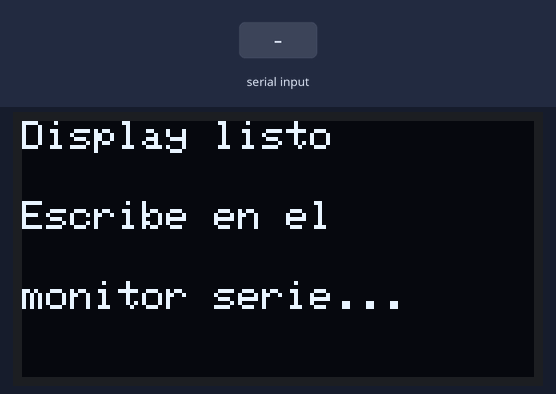
A program run on a simulated ESP32-S3. Parts: 128×64 one-colour display. The test bench sets the inputs (shaded band). What the program prints to the serial monitor is not drawn.

Above: at 1.2 s.
1.3 s: "1\n" received over Serial
At 2.5 s:
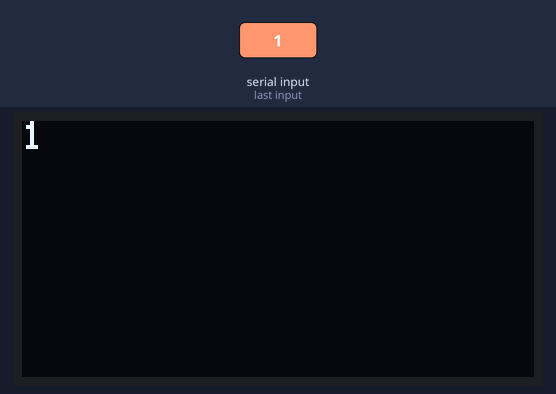
2.8 s: "0\n" received over Serial
At 3.7 s:
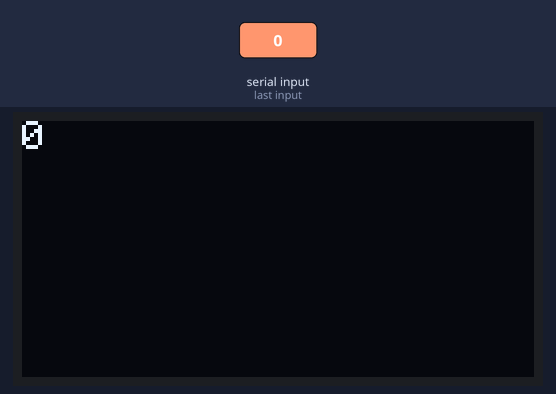
4.3 s: "2\n" received over Serial
Timing chart, 0 to 7.3 s (numbered marks = the images above; inputs shaded):
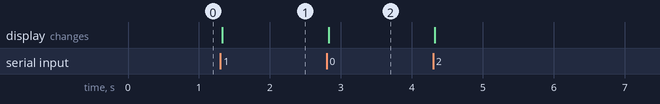

The program:

main.cpp
```cpp
#include <Arduino.h>
#include <Wire.h>
#include <Adafruit_GFX.h>
#include <Adafruit_SSD1306.h>

#define SDA_PIN 8
#define SCL_PIN 9

#define SCREEN_WIDTH  128
#define SCREEN_HEIGHT 64   // Cámbialo a 32 si tu OLED es de 128x32
#define OLED_RESET    -1
#define SCREEN_ADDRESS 0x3C

Adafruit_SSD1306 display(SCREEN_WIDTH, SCREEN_HEIGHT, &Wire, OLED_RESET);

// Muestra un mensaje centrado verticalmente con texto grande
void mostrarEnDisplay(String linea1, String linea2 = "", String linea3 = "") {
  display.clearDisplay();
  display.setTextColor(SSD1306_WHITE);

  display.setTextSize(1);
  display.setCursor(0, 0);
  display.println(linea1);

  if (linea2.length() > 0) {
    display.setCursor(0, 20);
    display.println(linea2);
  }

  if (linea3.length() > 0) {
    display.setCursor(0, 40);
    display.println(linea3);
  }

  display.display();
}

void setup() {
  Serial.begin(115200);
  Wire.begin(SDA_PIN, SCL_PIN);

  if (!display.begin(SSD1306_SWITCHCAPVCC, SCREEN_ADDRESS)) {
    Serial.println("ERROR: Fallo al inicializar SSD1306 en 0x3C");
    while (1);
  }

  // Pantalla de bienvenida
  mostrarEnDisplay("Display listo", "Escribe en el", "monitor serie...");

  Serial.println("=== Control de OLED por Serial ===");
  Serial.println("Escribe texto y pulsa Enter para mostrarlo.");
  Serial.println("Puedes separar líneas con '|'");
  Serial.println("Ejemplo:  Hola mundo|Linea 2|Linea 3");
  Serial.println("----------------------------------");
}

void loop() {
  if (Serial.available()) {
    String entrada = Serial.readStringUntil('\n');
    entrada.trim();

    if (entrada.length() == 0) return;

    // Separar por '|' para múltiples líneas
    String linea1 = "", linea2 = "", linea3 = "";
    int sep1 = entrada.indexOf('|');

    if (sep1 == -1) {
      linea1 = entrada;
    } else {
      linea1 = entrada.substring(0, sep1);
      String resto = entrada.substring(sep1 + 1);
      int sep2 = resto.indexOf('|');
      if (sep2 == -1) {
        linea2 = resto;
      } else {
        linea2 = resto.substring(0, sep2);
        linea3 = resto.substring(sep2 + 1);
      }
    }

    mostrarEnDisplay(linea1, linea2, linea3);

    Serial.print("✓ Mostrado en OLED: \"");
    Serial.print(entrada);
    Serial.println("\"");
  }
}
```

Measured:
- after the input at 1.3 s, the display: changes at once (image 1)
- after the input at 2.8 s, the display: changes at once (image 2)
